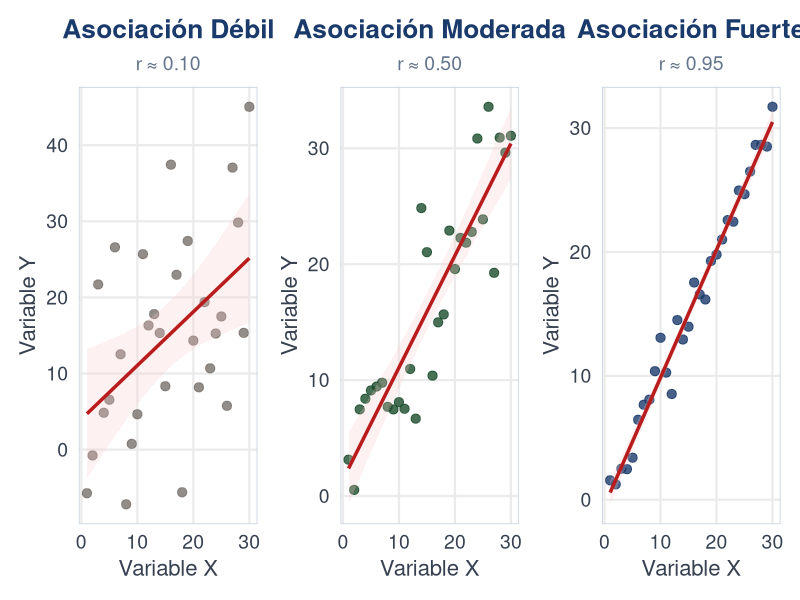

The R source for this figure:
## ---- chunk 1
library(ggplot2); library(patchwork)
set.seed(123)

tema_f <- theme_minimal(base_size = 17) +
  theme(
    plot.title    = element_text(face = "bold", hjust = 0.5, size = 19, color = "#1a3a6b"),
    plot.subtitle = element_text(hjust = 0.5, size = 14, color = "#64748b"),
    axis.title    = element_text(size = 16, color = "#374151"),
    axis.text     = element_text(size = 14, color = "#374151"),
    panel.grid.minor = element_blank(),
    panel.border  = element_rect(color = "#cbd5e1", fill = NA, linewidth = 0.6)
  )

x30 <- 1:30
df_deb <- data.frame(x = x30, y = x30 + rnorm(30, 0, 12))
df_mod <- data.frame(x = x30, y = x30 + rnorm(30, 0, 5))
df_fue <- data.frame(x = x30, y = x30 + rnorm(30, 0, 1.5))

make_p <- function(df, titulo, subtit, col) {
  ggplot(df, aes(x, y)) +
    geom_point(color = col, size = 2.8, alpha = 0.8) +
    geom_smooth(method = "lm", se = TRUE, color = "#b91c1c",
                fill = "#fecaca", linewidth = 1.2, alpha = 0.25) +
    labs(title = titulo, subtitle = subtit,
         x = "Variable X", y = "Variable Y") +
    tema_f
}

p1 <- make_p(df_deb, "Asociación Débil",    "r ≈ 0.10", "#78716c")
p2 <- make_p(df_mod, "Asociación Moderada", "r ≈ 0.50", "#1b4d2e")
p3 <- make_p(df_fue, "Asociación Fuerte",   "r ≈ 0.95", "#1a3a6b")

p1 + p2 + p3
